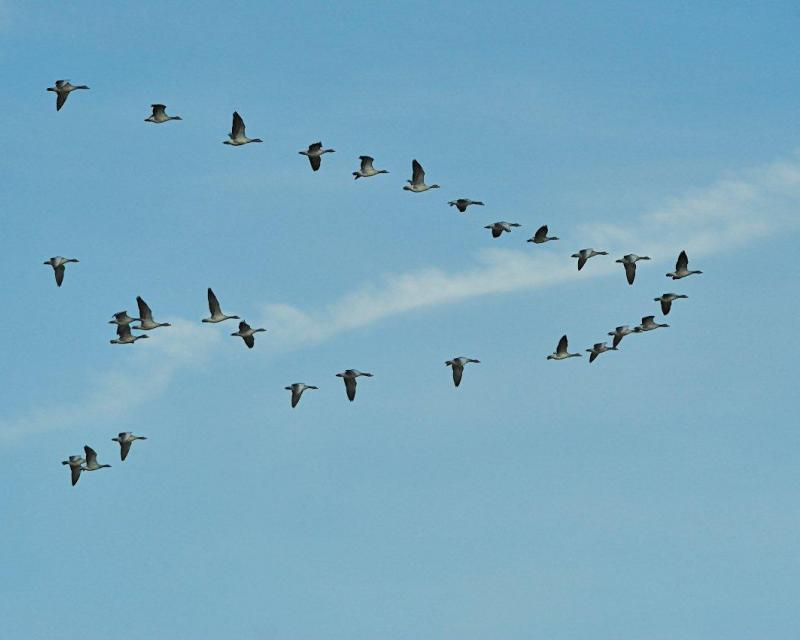
#> input picture Traitement de l'image/TE3/DATA_TE3/voilier_oies_blanches.jpg, 800 x 640 px, found by its file name
$ python TE4-Images-Binaires.py
#> lines starting #> are read from the running program, lines starting #| are printed output that depends on the picture; after the words box and inside, x2 and y2 are one past the last pixel; in counts of white or black regions, pixels touching at a corner belong together
import numpy as np
import cv2
from matplotlib import pyplot as plt


# Image gris
img = cv2.imread('/Users/melvindubee/Documents/ENSTA/Traitement-image/DATA_TE3/voilier_oies_blanches.jpg')
#> img is the input picture: shape (640, 800, 3); mean B, G, R 193.5, 169.5, 121.6
img_grey = cv2.cvtColor(img, cv2.COLOR_BGR2GRAY)
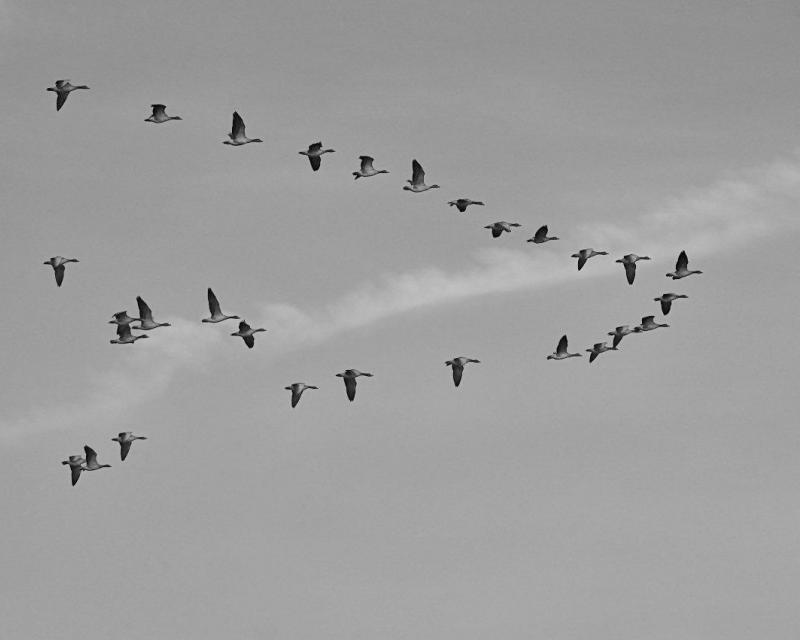
#> img_grey: shape (640, 800); min 2, max 210, mean 157.9
plt.figure()
plt.imshow(img_grey, cmap="gray")
plt.title("Image en gris")

# 1.a Binarisation 'à la main'

seuil = 100

ret, img_bin = cv2.threshold(img_grey, seuil, 255, cv2.THRESH_BINARY_INV)
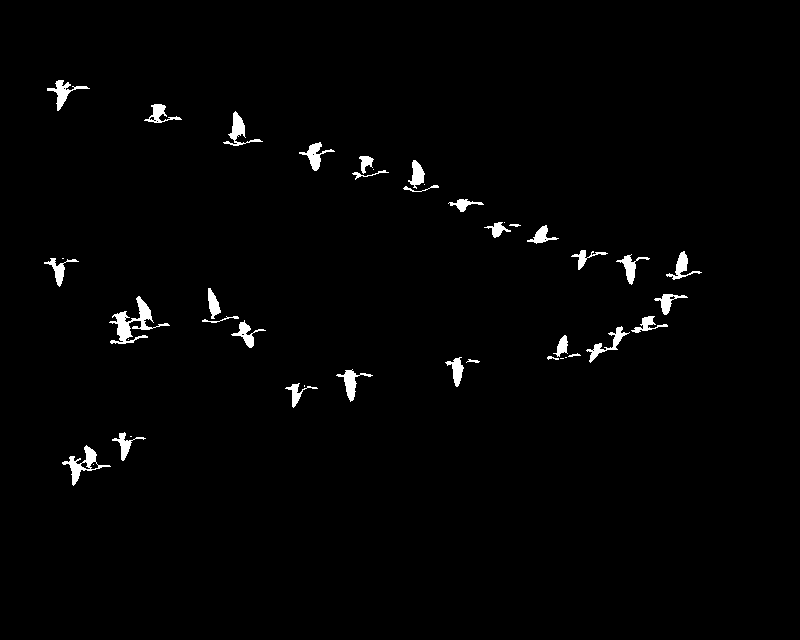
#> img_bin: shape (640, 800); 1.5% white; 42 white regions (10 under 20 px), largest, box (x1, y1, x2, y2) and area: (109, 296, 170, 344) 819, (62, 445, 111, 486) 499, (223, 111, 263, 146) 371
#> ret = 100
plt.figure()
plt.imshow(img_bin, cmap="gray")
plt.title("Image binaire")

# 1.b & 1.c Erosion & Dilation
ksize = 3 #Taille element structurant (gomme)
noyaux = cv2.getStructuringElement(cv2.MORPH_RECT, (ksize, ksize))

img_erode = cv2.erode(img_bin, noyaux) # Erosion
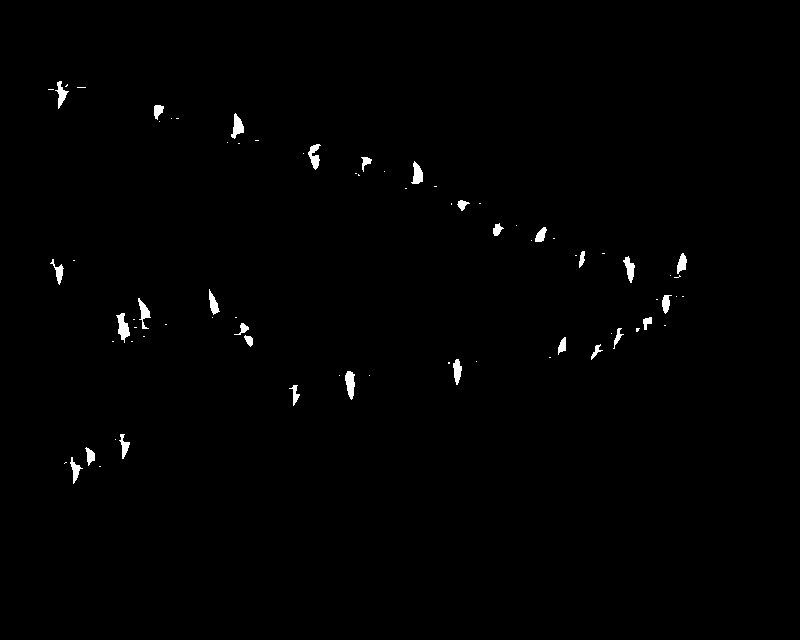
#> img_erode: shape (640, 800); 0.71% white; 76 white regions (47 under 20 px), largest, box (x1, y1, x2, y2) and area: (116, 313, 130, 343) 218, (345, 371, 355, 400) 200, (231, 113, 244, 139) 182
img_dilat = cv2.dilate(img_bin, noyaux) # Dilatation
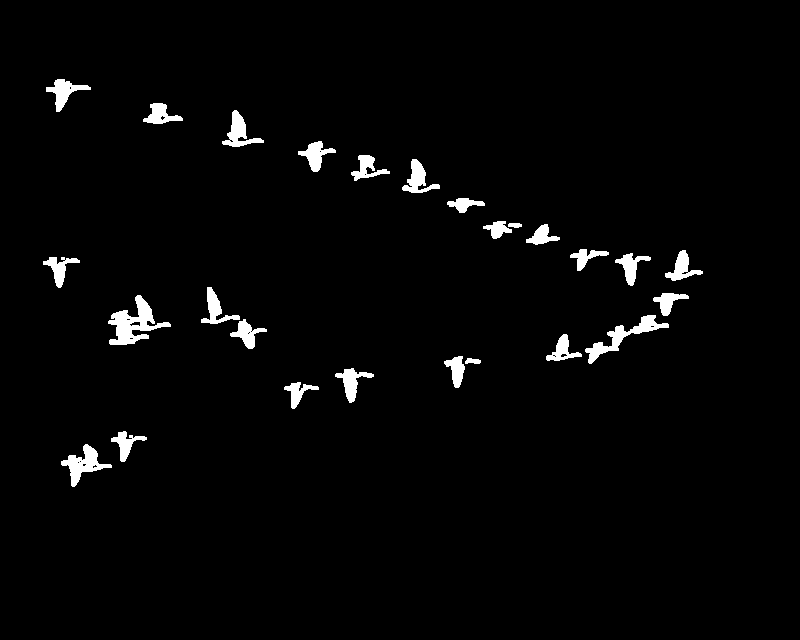
#> img_dilat: shape (640, 800); 2.4% white; 26 white regions, largest, box (x1, y1, x2, y2) and area: (108, 295, 171, 345) 1278, (585, 315, 669, 364) 944, (61, 444, 112, 487) 790

# 1.d & 1.e Ouverture (Erosion -> Dilatation) et Fermeture (Dilatation -> Erosion)
img_ouv = cv2.dilate(img_erode, noyaux)
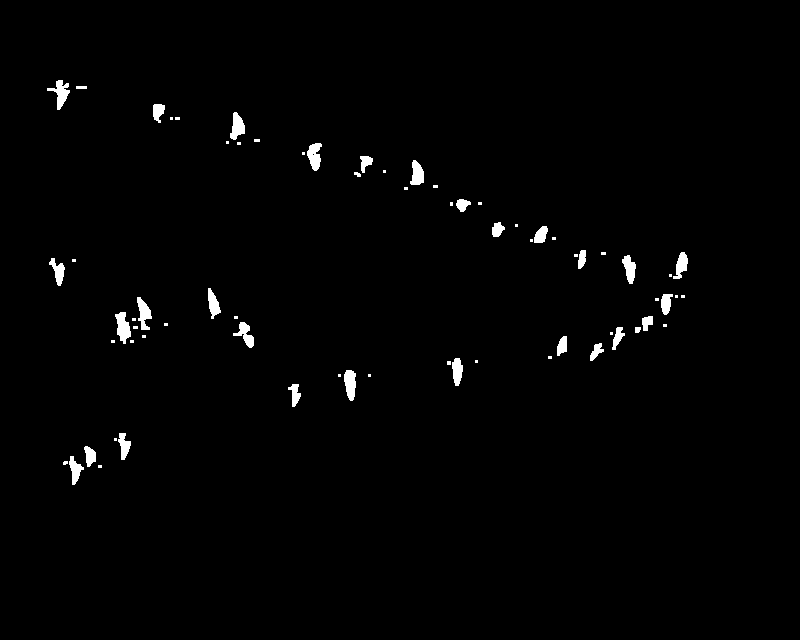
#> img_ouv: shape (640, 800); 1.2% white; 69 white regions (38 under 20 px), largest, box (x1, y1, x2, y2) and area: (115, 312, 131, 344) 314, (47, 80, 70, 110) 292, (344, 370, 356, 401) 284
img_ferm = cv2.erode(img_dilat, noyaux)
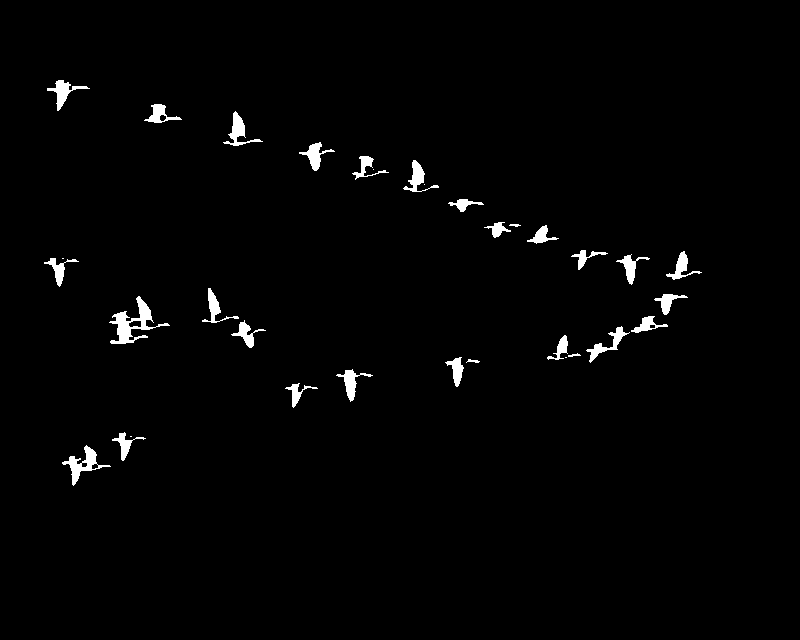
#> img_ferm: shape (640, 800); 1.5% white; 33 white regions (5 under 20 px), largest, box (x1, y1, x2, y2) and area: (109, 296, 170, 344) 872, (62, 445, 111, 486) 539, (223, 111, 263, 146) 390

# 1.f Opening-closing (Ouverture -> Fermeture)(Erosion ->
img_Opening_Closing1 = cv2.dilate(img_ouv, noyaux)
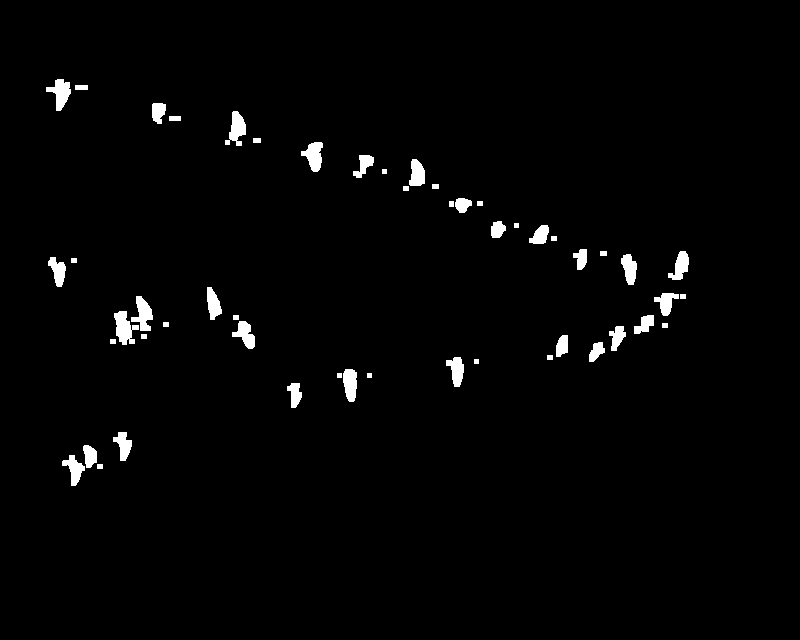
#> img_Opening_Closing1: shape (640, 800); 1.8% white; 51 white regions, largest, box (x1, y1, x2, y2) and area: (114, 311, 139, 345) 483, (46, 79, 71, 111) 421, (131, 296, 153, 331) 421
img_Opening_Closing2 = cv2.erode(img_Opening_Closing1, noyaux)
#> img_Opening_Closing2: shape (640, 800); 1.2% white; 55 white regions (25 under 20 px), largest, box (x1, y1, x2, y2) and area: (115, 312, 131, 344) 314, (47, 80, 70, 110) 307, (302, 143, 322, 171) 297


# Affichage des traitement morpho
plt.figure()
plt.imshow(img_erode, cmap="gray")
plt.title("Erosion")

plt.figure()
plt.imshow(img_dilat, cmap="gray")
plt.title("Dilatation")

plt.figure()
plt.imshow(img_ouv, cmap="gray")
plt.title("Ouverture")

plt.figure()
plt.imshow(img_ferm, cmap="gray")
plt.title("Fermeture")

plt.figure()
plt.imshow(img_Opening_Closing2, cmap="gray")
plt.title("Opening-Closing")

plt.subplots_adjust(left=0.1, bottom=0.1, right=0.9, top=0.9, wspace=0.5, hspace=0.5)

# 2.3 Etiquetage
num_features, comp_conn1 = cv2.connectedComponents(img_bin)
#> comp_conn1: shape (640, 800) int32; 43 distinct labels, from 0 to 42
#> num_features = 43
print("Nbre oiseaux: ", num_features-1)
#| Nbre oiseaux:  42


plt.show()
